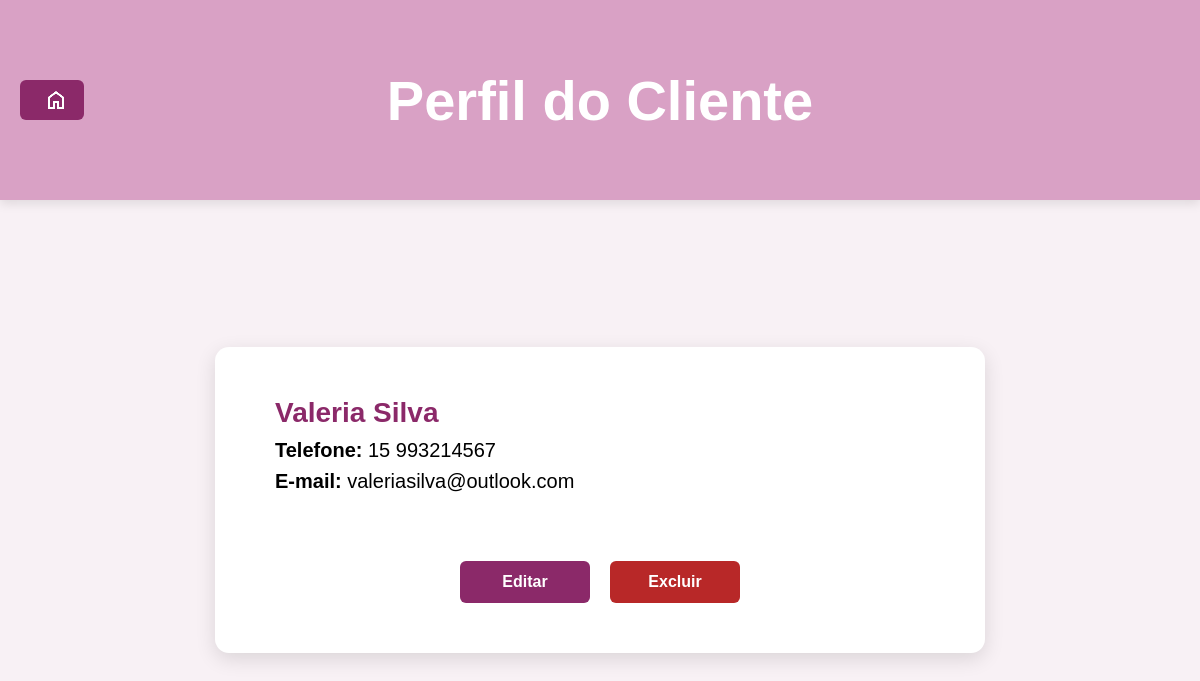
The page /admin/cliente/2 (signed in) on the database its author committed.
### backend/models.py (models this page shows, shortened)
class Cliente(db.Model, UserMixin):
    __tablename__ = 'clientes'
    idCliente = db.Column(db.Integer, primary_key=True)
    nome = db.Column(db.String(100), nullable=False)
    email = db.Column(db.String(120), unique=True, nullable=False)
    telefone = db.Column(db.String(20), nullable=False)
    senha_hash = db.Column(db.String(256), nullable=False)
    agendamentos = db.relationship('Agendamento', back_populates='cliente', lazy=True)

### backend/views.py (the view, shortened to what this page needs)
@app.route('/admin/cliente/<int:cliente_id>', methods=['GET', 'POST'])
@login_required
def admin_perfil_cliente(cliente_id):
    if not isinstance(current_user._get_current_object(), Administrador):
        abort(403)
    cliente = Cliente.query.get_or_404(cliente_id)
    form = ClienteAdminForm(obj=cliente)  # pré-preenche
    return render_template('perfil-cliente.html', cliente=cliente, form=form)

### backend/views.py (called while the page is built)
@login_manager.user_loader
def load_user(user_id):
    if user_id.startswith('admin-'):
        admin_id = user_id.split('-')[1]
        return Administrador.query.get(admin_id)
    elif user_id.startswith('prof-'):
        prof_id = user_id.split('-')[1]
        return Profissional.query.get(prof_id)
    elif user_id.startswith('cliente-'):
        cliente_id = user_id.split('-')[1]
        return Cliente.query.get(cliente_id)
    return None

### templates/perfil-cliente.html (shortened to what this page needs)
<!DOCTYPE html>
<html lang="pt-br">
<head>
  <link rel="stylesheet" href="/static/css/style-perfil-cliente.css" />
  <link rel="stylesheet" href="/static/css/style-btnInicio.css" />
</head>
<body>
  <header>
    <h1>Perfil do Cliente</h1>
    <a class="btn-inicio" href="{{ url_for('admin_inicio') }}">
             <img src="/static/img/home.png" alt="Página Inicial">
    </a>
  </header>
  <main>
    <div class="perfil-cliente">
      <div class="dados-cliente" id="dadosLeitura">
        <h2 id="nomeView">{{ cliente.nome }}</h2>
        <p><strong>Telefone:</strong> <span id="telefoneView">{{ cliente.telefone }}</span></p>
        <p><strong>E-mail:</strong> <span id="emailView">{{ cliente.email }}</span></p>
      </div>
      <div class="botoes-acoes" id="botoesIniciais">
        <button class="btn-editar" onclick="habilitarEdicao()">Editar</button>
        <form method="POST" action="{{ url_for('admin_excluir_cliente', cliente_id=cliente.idCliente) }}">
          <button type="submit" class="btn-excluir" onclick="return confirm('Tem certeza que deseja excluir este cliente? Esta ação é irreversível.')">Excluir</button>
        </form>
      </div>
    </div>
  </main>
</body>
</html>

### static/css/style-perfil-cliente.css (style rules this page uses)
body { font-family: Arial, Helvetica, sans-serif; margin: 0; background-color: #f8f1f5; display: flex; flex-direction: column; min-height: 100vh; }
header { background-color: #d9a1c5; color: white; padding: 30px; text-align: center; box-shadow: 0 4px 10px rgba(0, 0, 0, 0.1); flex-shrink: 0; font-size: 28px; font-weight: bold; position: relative; }
main { flex-grow: 1; display: flex; justify-content: center; align-items: center; padding: 40px 15%; }
.perfil-cliente { background-color: white; padding: 50px 60px; border-radius: 14px; box-shadow: 0 6px 20px rgba(0,0,0,0.12); max-width: 650px; width: 100%; display: flex; flex-direction: column; gap: 30px; }
.dados-cliente h2 { margin: 0; color: #8b2969; font-size: 36px; font-weight: 700; }
.dados-cliente p { font-size: 20px; margin: 8px 0; }
button { background-color: #d9a1c5; color: white; border: none; padding: 18px 26px; font-size: 20px; border-radius: 10px; cursor: pointer; width: 240px; align-self: flex-end; transition: background-color 0.3s ease; }
.botoes-acoes { display: flex; justify-content: center; gap: 20px; margin-top: 30px; }
.botoes-acoes form { margin: 0; }
.btn-editar, .btn-excluir { padding: 12px 24px; font-size: 16px; border-radius: 6px; border: none; cursor: pointer; width: 130px; transition: background-color 0.3s ease; font-weight: bold; }
.btn-editar { background-color: #8b2969; color: white; }
.btn-excluir { background-color: #b82828; color: white; }
.perfil-cliente h2 { color: #8b2969; font-size: 28px; font-weight: bold; margin-bottom: 10px; }

### static/css/style-btnInicio.css (style rules this page uses)
header { position: relative; padding: 30px 0; display: flex; justify-content: center; align-items: center; }
.btn-inicio { position: absolute; left: 20px; top: 50%; transform: translateY(-50%); text-decoration: none; background-color: #8b2969; color: white; padding: 8px 16px; border-radius: 6px; font-weight: bold; display: inline-flex; align-items: center; gap: 8px; transition: background 0.3s; }

### rows shown on the page
Cliente: nome "Valeria Silva", telefone "15 993214567", email "valeriasilva@outlook.com"
